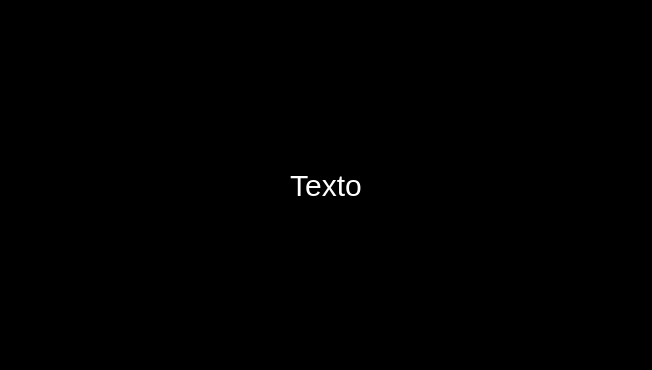
<?xml version="1.0" encoding="UTF-8"?>
<ui version="4.0">
 <class>MainWindow</class>
 <widget class="QMainWindow" name="MainWindow">
  <property name="geometry">
   <rect>
    <x>0</x>
    <y>0</y>
    <width>652</width>
    <height>370</height>
   </rect>
  </property>
  <property name="windowTitle">
   <string>Projector</string>
  </property>
  <property name="styleSheet">
   <string notr="true">* {
	background-color: black;
}</string>
  </property>
  <widget class="QWidget" name="centralwidget">
   <layout class="QGridLayout" name="gridLayout">
    <property name="leftMargin">
     <number>0</number>
    </property>
    <property name="topMargin">
     <number>0</number>
    </property>
    <property name="rightMargin">
     <number>0</number>
    </property>
    <property name="bottomMargin">
     <number>0</number>
    </property>
    <item row="0" column="0">
     <widget class="QLabel" name="text_label">
      <property name="styleSheet">
       <string notr="true">* {
	font: 8pt &quot;Berlin Sans FB&quot;;
	color: white;
	font-size: 30px;
	margin: 50%;
}</string>
      </property>
      <property name="text">
       <string>Texto</string>
      </property>
      <property name="textFormat">
       <enum>Qt::AutoText</enum>
      </property>
      <property name="alignment">
       <set>Qt::AlignCenter</set>
      </property>
      <property name="wordWrap">
       <bool>true</bool>
      </property>
      <property name="textInteractionFlags">
       <set>Qt::NoTextInteraction</set>
      </property>
     </widget>
    </item>
   </layout>
  </widget>
 </widget>
 <resources/>
 <connections/>
</ui>
